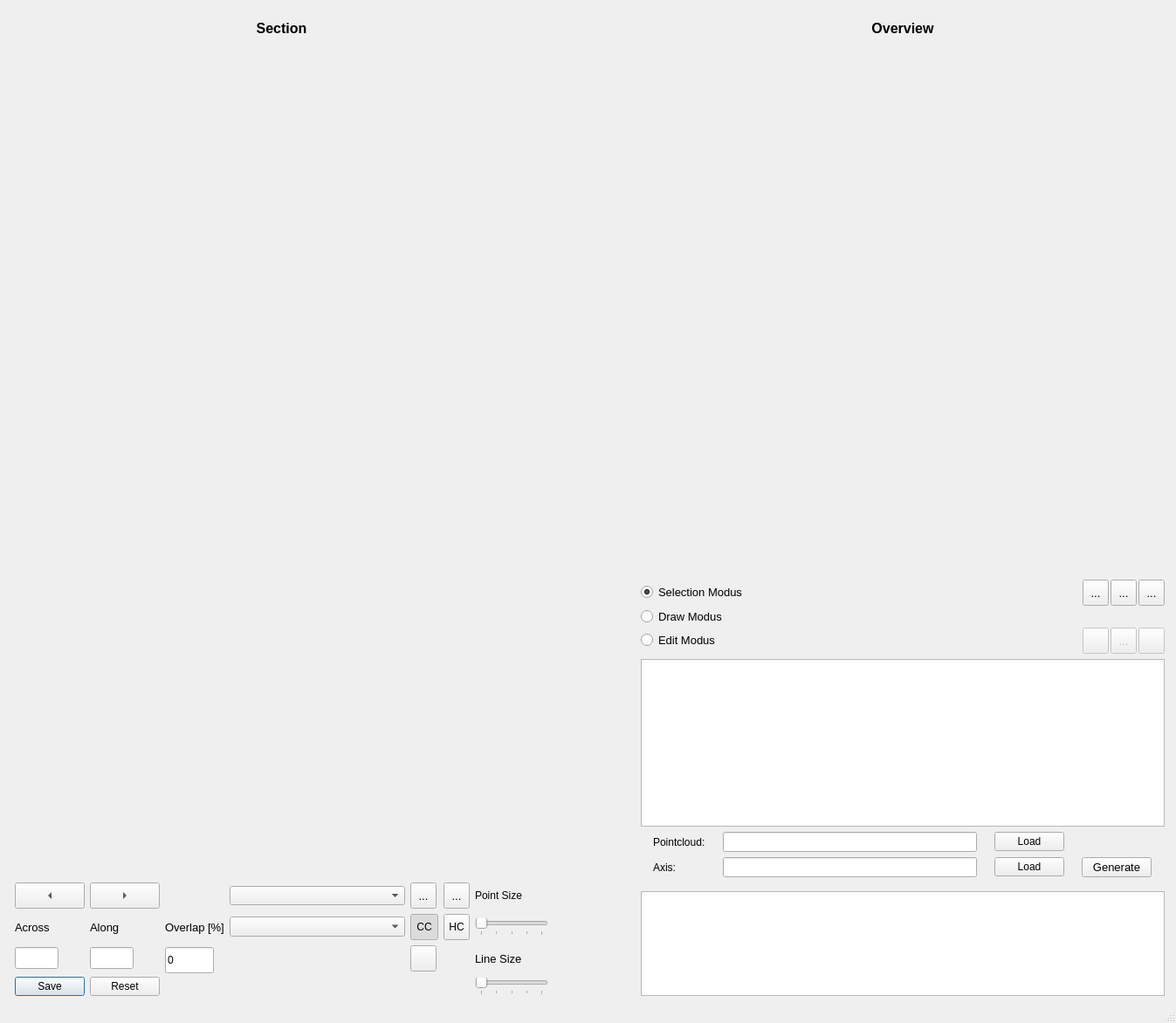
<?xml version="1.0" encoding="UTF-8"?>
<ui version="4.0">
 <class>ClassificationTool</class>
 <widget class="QMainWindow" name="ClassificationTool">
  <property name="geometry">
   <rect>
    <x>0</x>
    <y>0</y>
    <width>1347</width>
    <height>1172</height>
   </rect>
  </property>
  <property name="font">
   <font>
    <pointsize>10</pointsize>
   </font>
  </property>
  <property name="windowTitle">
   <string>MainWindow</string>
  </property>
  <widget class="QWidget" name="centralwidget">
   <layout class="QHBoxLayout" name="horizontalLayout_3">
    <item>
     <layout class="QHBoxLayout" name="horizontalLayout_2">
      <property name="sizeConstraint">
       <enum>QLayout::SetDefaultConstraint</enum>
      </property>
      <property name="leftMargin">
       <number>4</number>
      </property>
      <property name="topMargin">
       <number>4</number>
      </property>
      <property name="rightMargin">
       <number>4</number>
      </property>
      <item>
       <layout class="QVBoxLayout" name="verticalLayout_3">
        <property name="sizeConstraint">
         <enum>QLayout::SetFixedSize</enum>
        </property>
        <property name="leftMargin">
         <number>4</number>
        </property>
        <item>
         <spacer name="verticalSpacer_4">
          <property name="orientation">
           <enum>Qt::Vertical</enum>
          </property>
          <property name="sizeType">
           <enum>QSizePolicy::Fixed</enum>
          </property>
          <property name="sizeHint" stdset="0">
           <size>
            <width>20</width>
            <height>10</height>
           </size>
          </property>
         </spacer>
        </item>
        <item>
         <widget class="QLabel" name="label_3">
          <property name="sizePolicy">
           <sizepolicy hsizetype="Minimum" vsizetype="Fixed">
            <horstretch>0</horstretch>
            <verstretch>0</verstretch>
           </sizepolicy>
          </property>
          <property name="minimumSize">
           <size>
            <width>20</width>
            <height>0</height>
           </size>
          </property>
          <property name="font">
           <font>
            <pointsize>12</pointsize>
            <weight>75</weight>
            <bold>true</bold>
           </font>
          </property>
          <property name="text">
           <string>Section</string>
          </property>
          <property name="alignment">
           <set>Qt::AlignCenter</set>
          </property>
         </widget>
        </item>
        <item>
         <layout class="QVBoxLayout" name="verticalLayout_5"/>
        </item>
        <item>
         <widget class="DrawWidget" name="Section" native="true">
          <property name="enabled">
           <bool>true</bool>
          </property>
          <property name="sizePolicy">
           <sizepolicy hsizetype="Maximum" vsizetype="Maximum">
            <horstretch>0</horstretch>
            <verstretch>0</verstretch>
           </sizepolicy>
          </property>
          <property name="minimumSize">
           <size>
            <width>600</width>
            <height>300</height>
           </size>
          </property>
          <property name="maximumSize">
           <size>
            <width>6000</width>
            <height>3000</height>
           </size>
          </property>
          <property name="sizeIncrement">
           <size>
            <width>600</width>
            <height>300</height>
           </size>
          </property>
          <property name="baseSize">
           <size>
            <width>600</width>
            <height>300</height>
           </size>
          </property>
          <property name="mouseTracking">
           <bool>false</bool>
          </property>
          <property name="focusPolicy">
           <enum>Qt::StrongFocus</enum>
          </property>
         </widget>
        </item>
        <item>
         <spacer name="verticalSpacer_7">
          <property name="orientation">
           <enum>Qt::Vertical</enum>
          </property>
          <property name="sizeType">
           <enum>QSizePolicy::Minimum</enum>
          </property>
          <property name="sizeHint" stdset="0">
           <size>
            <width>20</width>
            <height>10</height>
           </size>
          </property>
         </spacer>
        </item>
        <item>
         <layout class="QGridLayout" name="gridLayout_2">
          <item row="2" column="6">
           <widget class="QToolButton" name="PointSelection">
            <property name="minimumSize">
             <size>
              <width>30</width>
              <height>30</height>
             </size>
            </property>
            <property name="toolTip">
             <string>dynamic point labelling</string>
            </property>
            <property name="text">
             <string>...</string>
            </property>
            <property name="icon">
             <iconset>
              <normaloff>Graphics/Pinsel.png</normaloff>Graphics/Pinsel.png</iconset>
            </property>
            <property name="iconSize">
             <size>
              <width>20</width>
              <height>20</height>
             </size>
            </property>
            <property name="checkable">
             <bool>true</bool>
            </property>
           </widget>
          </item>
          <item row="2" column="0">
           <widget class="QToolButton" name="Previous">
            <property name="sizePolicy">
             <sizepolicy hsizetype="Minimum" vsizetype="Minimum">
              <horstretch>0</horstretch>
              <verstretch>0</verstretch>
             </sizepolicy>
            </property>
            <property name="minimumSize">
             <size>
              <width>30</width>
              <height>30</height>
             </size>
            </property>
            <property name="toolTip">
             <string>Previous Section</string>
            </property>
            <property name="text">
             <string>...</string>
            </property>
            <property name="arrowType">
             <enum>Qt::LeftArrow</enum>
            </property>
           </widget>
          </item>
          <item row="2" column="8">
           <layout class="QHBoxLayout" name="horizontalLayout">
            <item>
             <widget class="QLabel" name="label_2">
              <property name="sizePolicy">
               <sizepolicy hsizetype="Minimum" vsizetype="Minimum">
                <horstretch>0</horstretch>
                <verstretch>0</verstretch>
               </sizepolicy>
              </property>
              <property name="minimumSize">
               <size>
                <width>0</width>
                <height>0</height>
               </size>
              </property>
              <property name="font">
               <font>
                <pointsize>9</pointsize>
               </font>
              </property>
              <property name="text">
               <string>Point Size</string>
              </property>
             </widget>
            </item>
           </layout>
          </item>
          <item row="2" column="3">
           <widget class="QComboBox" name="ClassList">
            <property name="sizePolicy">
             <sizepolicy hsizetype="Expanding" vsizetype="Fixed">
              <horstretch>0</horstretch>
              <verstretch>0</verstretch>
             </sizepolicy>
            </property>
            <property name="font">
             <font>
              <pointsize>9</pointsize>
             </font>
            </property>
            <property name="toolTip">
             <string>Selection of classes</string>
            </property>
            <property name="currentText">
             <string/>
            </property>
            <property name="insertPolicy">
             <enum>QComboBox::InsertAtBottom</enum>
            </property>
            <property name="sizeAdjustPolicy">
             <enum>QComboBox::AdjustToContentsOnFirstShow</enum>
            </property>
           </widget>
          </item>
          <item row="2" column="7">
           <widget class="QToolButton" name="RectangleSelection">
            <property name="minimumSize">
             <size>
              <width>30</width>
              <height>30</height>
             </size>
            </property>
            <property name="toolTip">
             <string>rectangle selection labelling</string>
            </property>
            <property name="text">
             <string>...</string>
            </property>
            <property name="icon">
             <iconset>
              <normaloff>Graphics/Rechteck.jpg</normaloff>Graphics/Rechteck.jpg</iconset>
            </property>
            <property name="iconSize">
             <size>
              <width>20</width>
              <height>20</height>
             </size>
            </property>
            <property name="checkable">
             <bool>true</bool>
            </property>
            <property name="toolButtonStyle">
             <enum>Qt::ToolButtonIconOnly</enum>
            </property>
            <property name="arrowType">
             <enum>Qt::NoArrow</enum>
            </property>
           </widget>
          </item>
          <item row="2" column="1">
           <widget class="QToolButton" name="Next">
            <property name="sizePolicy">
             <sizepolicy hsizetype="Minimum" vsizetype="Minimum">
              <horstretch>0</horstretch>
              <verstretch>0</verstretch>
             </sizepolicy>
            </property>
            <property name="minimumSize">
             <size>
              <width>30</width>
              <height>30</height>
             </size>
            </property>
            <property name="toolTip">
             <string>Next Section</string>
            </property>
            <property name="text">
             <string>...</string>
            </property>
            <property name="arrowType">
             <enum>Qt::RightArrow</enum>
            </property>
           </widget>
          </item>
          <item row="4" column="8">
           <widget class="QLabel" name="label_8">
            <property name="sizePolicy">
             <sizepolicy hsizetype="Minimum" vsizetype="Minimum">
              <horstretch>0</horstretch>
              <verstretch>0</verstretch>
             </sizepolicy>
            </property>
            <property name="text">
             <string>Line Size</string>
            </property>
           </widget>
          </item>
          <item row="3" column="2">
           <widget class="QLabel" name="label_7">
            <property name="text">
             <string>Overlap [%]</string>
            </property>
           </widget>
          </item>
          <item row="3" column="8">
           <widget class="QSlider" name="PointSize">
            <property name="sizePolicy">
             <sizepolicy hsizetype="Minimum" vsizetype="Fixed">
              <horstretch>0</horstretch>
              <verstretch>0</verstretch>
             </sizepolicy>
            </property>
            <property name="minimumSize">
             <size>
              <width>0</width>
              <height>0</height>
             </size>
            </property>
            <property name="maximumSize">
             <size>
              <width>16777215</width>
              <height>16777215</height>
             </size>
            </property>
            <property name="toolTip">
             <string>Change the pointsize</string>
            </property>
            <property name="minimum">
             <number>1</number>
            </property>
            <property name="maximum">
             <number>5</number>
            </property>
            <property name="pageStep">
             <number>5</number>
            </property>
            <property name="value">
             <number>1</number>
            </property>
            <property name="sliderPosition">
             <number>1</number>
            </property>
            <property name="orientation">
             <enum>Qt::Horizontal</enum>
            </property>
            <property name="tickPosition">
             <enum>QSlider::TicksBelow</enum>
            </property>
            <property name="tickInterval">
             <number>1</number>
            </property>
           </widget>
          </item>
          <item row="7" column="8">
           <widget class="QSlider" name="LineSize">
            <property name="sizePolicy">
             <sizepolicy hsizetype="Minimum" vsizetype="Fixed">
              <horstretch>0</horstretch>
              <verstretch>0</verstretch>
             </sizepolicy>
            </property>
            <property name="toolTip">
             <string>Change the linewidth of the shown axis and section</string>
            </property>
            <property name="minimum">
             <number>1</number>
            </property>
            <property name="maximum">
             <number>5</number>
            </property>
            <property name="orientation">
             <enum>Qt::Horizontal</enum>
            </property>
            <property name="tickPosition">
             <enum>QSlider::TicksBelow</enum>
            </property>
            <property name="tickInterval">
             <number>1</number>
            </property>
           </widget>
          </item>
          <item row="3" column="3">
           <widget class="QComboBox" name="knnPrediction">
            <property name="sizePolicy">
             <sizepolicy hsizetype="Expanding" vsizetype="Fixed">
              <horstretch>0</horstretch>
              <verstretch>0</verstretch>
             </sizepolicy>
            </property>
            <property name="minimumSize">
             <size>
              <width>60</width>
              <height>19</height>
             </size>
            </property>
           </widget>
          </item>
          <item row="3" column="1">
           <widget class="QLabel" name="label_6">
            <property name="text">
             <string>Along</string>
            </property>
           </widget>
          </item>
          <item row="3" column="0">
           <widget class="QLabel" name="label_5">
            <property name="text">
             <string>Across</string>
            </property>
           </widget>
          </item>
          <item row="7" column="1">
           <widget class="QPushButton" name="Reset">
            <property name="font">
             <font>
              <pointsize>9</pointsize>
             </font>
            </property>
            <property name="text">
             <string>Reset</string>
            </property>
           </widget>
          </item>
          <item row="7" column="0">
           <widget class="QPushButton" name="Save">
            <property name="font">
             <font>
              <pointsize>9</pointsize>
             </font>
            </property>
            <property name="text">
             <string>Save</string>
            </property>
            <property name="default">
             <bool>true</bool>
            </property>
           </widget>
          </item>
          <item row="2" column="2">
           <layout class="QVBoxLayout" name="verticalLayout_4"/>
          </item>
          <item row="4" column="2">
           <widget class="QLineEdit" name="overlap_section">
            <property name="enabled">
             <bool>true</bool>
            </property>
            <property name="sizePolicy">
             <sizepolicy hsizetype="Fixed" vsizetype="Minimum">
              <horstretch>0</horstretch>
              <verstretch>0</verstretch>
             </sizepolicy>
            </property>
            <property name="minimumSize">
             <size>
              <width>56</width>
              <height>30</height>
             </size>
            </property>
            <property name="maximumSize">
             <size>
              <width>50</width>
              <height>25</height>
             </size>
            </property>
            <property name="font">
             <font>
              <pointsize>9</pointsize>
             </font>
            </property>
            <property name="text">
             <string>0</string>
            </property>
           </widget>
          </item>
          <item row="3" column="6">
           <widget class="QToolButton" name="ClassColor">
            <property name="sizePolicy">
             <sizepolicy hsizetype="Fixed" vsizetype="Fixed">
              <horstretch>0</horstretch>
              <verstretch>0</verstretch>
             </sizepolicy>
            </property>
            <property name="minimumSize">
             <size>
              <width>30</width>
              <height>30</height>
             </size>
            </property>
            <property name="font">
             <font>
              <pointsize>9</pointsize>
             </font>
            </property>
            <property name="toolTip">
             <string>colorise the points according to their classes</string>
            </property>
            <property name="text">
             <string>CC</string>
            </property>
            <property name="checkable">
             <bool>true</bool>
            </property>
            <property name="checked">
             <bool>true</bool>
            </property>
           </widget>
          </item>
          <item row="4" column="0">
           <widget class="QLineEdit" name="across_section">
            <property name="sizePolicy">
             <sizepolicy hsizetype="Minimum" vsizetype="Minimum">
              <horstretch>0</horstretch>
              <verstretch>0</verstretch>
             </sizepolicy>
            </property>
            <property name="minimumSize">
             <size>
              <width>50</width>
              <height>25</height>
             </size>
            </property>
            <property name="maximumSize">
             <size>
              <width>50</width>
              <height>25</height>
             </size>
            </property>
            <property name="font">
             <font>
              <pointsize>9</pointsize>
             </font>
            </property>
            <property name="text">
             <string/>
            </property>
           </widget>
          </item>
          <item row="4" column="1">
           <widget class="QLineEdit" name="along_section">
            <property name="sizePolicy">
             <sizepolicy hsizetype="Minimum" vsizetype="Minimum">
              <horstretch>0</horstretch>
              <verstretch>0</verstretch>
             </sizepolicy>
            </property>
            <property name="minimumSize">
             <size>
              <width>50</width>
              <height>25</height>
             </size>
            </property>
            <property name="maximumSize">
             <size>
              <width>50</width>
              <height>25</height>
             </size>
            </property>
            <property name="font">
             <font>
              <pointsize>9</pointsize>
             </font>
            </property>
            <property name="focusPolicy">
             <enum>Qt::StrongFocus</enum>
            </property>
            <property name="text">
             <string/>
            </property>
           </widget>
          </item>
          <item row="4" column="6">
           <widget class="QToolButton" name="OrthoView">
            <property name="sizePolicy">
             <sizepolicy hsizetype="Fixed" vsizetype="Fixed">
              <horstretch>0</horstretch>
              <verstretch>0</verstretch>
             </sizepolicy>
            </property>
            <property name="minimumSize">
             <size>
              <width>30</width>
              <height>30</height>
             </size>
            </property>
            <property name="toolTip">
             <string>aligns the polygon orthogonally to the axis again</string>
            </property>
            <property name="text">
             <string/>
            </property>
            <property name="icon">
             <iconset>
              <normaloff>Graphics/Orthogonal.png</normaloff>Graphics/Orthogonal.png</iconset>
            </property>
            <property name="iconSize">
             <size>
              <width>20</width>
              <height>20</height>
             </size>
            </property>
            <property name="checkable">
             <bool>false</bool>
            </property>
            <property name="checked">
             <bool>false</bool>
            </property>
           </widget>
          </item>
          <item row="3" column="7">
           <widget class="QToolButton" name="HightColor">
            <property name="sizePolicy">
             <sizepolicy hsizetype="Fixed" vsizetype="Fixed">
              <horstretch>30</horstretch>
              <verstretch>30</verstretch>
             </sizepolicy>
            </property>
            <property name="minimumSize">
             <size>
              <width>30</width>
              <height>30</height>
             </size>
            </property>
            <property name="font">
             <font>
              <pointsize>9</pointsize>
             </font>
            </property>
            <property name="mouseTracking">
             <bool>true</bool>
            </property>
            <property name="focusPolicy">
             <enum>Qt::WheelFocus</enum>
            </property>
            <property name="toolTip">
             <string>colorise the points according to their relative hight inside the section</string>
            </property>
            <property name="toolTipDuration">
             <number>-1</number>
            </property>
            <property name="whatsThis">
             <string/>
            </property>
            <property name="text">
             <string>HC</string>
            </property>
            <property name="checkable">
             <bool>true</bool>
            </property>
            <property name="checked">
             <bool>false</bool>
            </property>
            <property name="autoRepeat">
             <bool>false</bool>
            </property>
           </widget>
          </item>
         </layout>
        </item>
       </layout>
      </item>
      <item>
       <spacer name="horizontalSpacer">
        <property name="orientation">
         <enum>Qt::Horizontal</enum>
        </property>
        <property name="sizeType">
         <enum>QSizePolicy::Minimum</enum>
        </property>
        <property name="sizeHint" stdset="0">
         <size>
          <width>100</width>
          <height>20</height>
         </size>
        </property>
       </spacer>
      </item>
      <item>
       <layout class="QVBoxLayout" name="verticalLayout_2">
        <property name="sizeConstraint">
         <enum>QLayout::SetMinAndMaxSize</enum>
        </property>
        <item>
         <spacer name="verticalSpacer">
          <property name="orientation">
           <enum>Qt::Vertical</enum>
          </property>
          <property name="sizeType">
           <enum>QSizePolicy::Fixed</enum>
          </property>
          <property name="sizeHint" stdset="0">
           <size>
            <width>20</width>
            <height>10</height>
           </size>
          </property>
         </spacer>
        </item>
        <item>
         <widget class="QLabel" name="label_4">
          <property name="sizePolicy">
           <sizepolicy hsizetype="Minimum" vsizetype="Fixed">
            <horstretch>0</horstretch>
            <verstretch>0</verstretch>
           </sizepolicy>
          </property>
          <property name="font">
           <font>
            <family>MS Shell Dlg 2</family>
            <pointsize>12</pointsize>
            <weight>75</weight>
            <italic>false</italic>
            <bold>true</bold>
            <kerning>true</kerning>
           </font>
          </property>
          <property name="text">
           <string>Overview</string>
          </property>
          <property name="textFormat">
           <enum>Qt::AutoText</enum>
          </property>
          <property name="alignment">
           <set>Qt::AlignCenter</set>
          </property>
         </widget>
        </item>
        <item>
         <layout class="QVBoxLayout" name="verticalLayout">
          <property name="sizeConstraint">
           <enum>QLayout::SetMinAndMaxSize</enum>
          </property>
          <item>
           <widget class="OverviewWidget" name="Overview" native="true">
            <property name="sizePolicy">
             <sizepolicy hsizetype="Minimum" vsizetype="Minimum">
              <horstretch>0</horstretch>
              <verstretch>0</verstretch>
             </sizepolicy>
            </property>
            <property name="minimumSize">
             <size>
              <width>600</width>
              <height>600</height>
             </size>
            </property>
            <property name="maximumSize">
             <size>
              <width>900</width>
              <height>600</height>
             </size>
            </property>
            <property name="cursor">
             <cursorShape>CrossCursor</cursorShape>
            </property>
            <property name="autoFillBackground">
             <bool>false</bool>
            </property>
            <property name="styleSheet">
             <string notr="true">border-color: qlineargradient(spread:pad, x1:0, y1:0, x2:1, y2:0, stop:0 rgba(219, 88, 104, 255), stop:1 rgba(255, 255, 255, 255));
color: rgb(0, 255, 255);</string>
            </property>
           </widget>
          </item>
          <item>
           <spacer name="verticalSpacer_2">
            <property name="orientation">
             <enum>Qt::Vertical</enum>
            </property>
            <property name="sizeType">
             <enum>QSizePolicy::Fixed</enum>
            </property>
            <property name="sizeHint" stdset="0">
             <size>
              <width>20</width>
              <height>10</height>
             </size>
            </property>
           </spacer>
          </item>
          <item>
           <layout class="QGridLayout" name="gridLayout_6">
            <property name="spacing">
             <number>2</number>
            </property>
            <item row="4" column="0">
             <widget class="QRadioButton" name="EditMode">
              <property name="sizePolicy">
               <sizepolicy hsizetype="Minimum" vsizetype="Fixed">
                <horstretch>0</horstretch>
                <verstretch>0</verstretch>
               </sizepolicy>
              </property>
              <property name="minimumSize">
               <size>
                <width>10</width>
                <height>0</height>
               </size>
              </property>
              <property name="text">
               <string>Edit Modus</string>
              </property>
             </widget>
            </item>
            <item row="2" column="0">
             <widget class="QRadioButton" name="SelectionMode">
              <property name="toolTip">
               <string>Change of the active axis</string>
              </property>
              <property name="text">
               <string>Selection Modus</string>
              </property>
              <property name="checked">
               <bool>true</bool>
              </property>
             </widget>
            </item>
            <item row="4" column="3">
             <widget class="QToolButton" name="Insert">
              <property name="enabled">
               <bool>false</bool>
              </property>
              <property name="sizePolicy">
               <sizepolicy hsizetype="Fixed" vsizetype="Fixed">
                <horstretch>0</horstretch>
                <verstretch>0</verstretch>
               </sizepolicy>
              </property>
              <property name="minimumSize">
               <size>
                <width>30</width>
                <height>30</height>
               </size>
              </property>
              <property name="text">
               <string/>
              </property>
              <property name="icon">
               <iconset>
                <normaloff>Graphics/Insert.png</normaloff>Graphics/Insert.png</iconset>
              </property>
              <property name="checkable">
               <bool>true</bool>
              </property>
             </widget>
            </item>
            <item row="2" column="11">
             <layout class="QGridLayout" name="gridLayout_4">
              <item row="0" column="0">
               <widget class="QToolButton" name="ZoomAll">
                <property name="minimumSize">
                 <size>
                  <width>30</width>
                  <height>30</height>
                 </size>
                </property>
                <property name="toolTip">
                 <string extracomment="Zoom on Layer"/>
                </property>
                <property name="text">
                 <string>...</string>
                </property>
                <property name="icon">
                 <iconset>
                  <normaloff>Graphics/zoomall.png</normaloff>Graphics/zoomall.png</iconset>
                </property>
               </widget>
              </item>
             </layout>
            </item>
            <item row="3" column="0">
             <widget class="QRadioButton" name="DrawMode">
              <property name="sizePolicy">
               <sizepolicy hsizetype="Minimum" vsizetype="Fixed">
                <horstretch>0</horstretch>
                <verstretch>0</verstretch>
               </sizepolicy>
              </property>
              <property name="minimumSize">
               <size>
                <width>10</width>
                <height>0</height>
               </size>
              </property>
              <property name="toolTip">
               <string>Draw and add a new axis</string>
              </property>
              <property name="text">
               <string>Draw Modus</string>
              </property>
             </widget>
            </item>
            <item row="4" column="4">
             <widget class="QToolButton" name="Delete">
              <property name="enabled">
               <bool>false</bool>
              </property>
              <property name="minimumSize">
               <size>
                <width>30</width>
                <height>30</height>
               </size>
              </property>
              <property name="text">
               <string>...</string>
              </property>
              <property name="icon">
               <iconset>
                <normaloff>Graphics/Delete.png</normaloff>Graphics/Delete.png</iconset>
              </property>
              <property name="iconSize">
               <size>
                <width>16</width>
                <height>16</height>
               </size>
              </property>
              <property name="checkable">
               <bool>true</bool>
              </property>
             </widget>
            </item>
            <item row="4" column="11">
             <widget class="QToolButton" name="Move">
              <property name="enabled">
               <bool>false</bool>
              </property>
              <property name="minimumSize">
               <size>
                <width>30</width>
                <height>30</height>
               </size>
              </property>
              <property name="text">
               <string/>
              </property>
              <property name="icon">
               <iconset>
                <normaloff>Graphics/Move.png</normaloff>Graphics/Move.png</iconset>
              </property>
              <property name="iconSize">
               <size>
                <width>16</width>
                <height>16</height>
               </size>
              </property>
              <property name="checkable">
               <bool>true</bool>
              </property>
             </widget>
            </item>
            <item row="2" column="3">
             <widget class="QToolButton" name="ZoomIn">
              <property name="sizePolicy">
               <sizepolicy hsizetype="Fixed" vsizetype="Fixed">
                <horstretch>0</horstretch>
                <verstretch>0</verstretch>
               </sizepolicy>
              </property>
              <property name="minimumSize">
               <size>
                <width>30</width>
                <height>30</height>
               </size>
              </property>
              <property name="toolTip">
               <string extracomment="Zoom In"/>
              </property>
              <property name="text">
               <string>...</string>
              </property>
              <property name="icon">
               <iconset>
                <normaloff>Graphics/zoomin.jpg</normaloff>Graphics/zoomin.jpg</iconset>
              </property>
             </widget>
            </item>
            <item row="2" column="4">
             <widget class="QToolButton" name="ZoomOut">
              <property name="minimumSize">
               <size>
                <width>30</width>
                <height>30</height>
               </size>
              </property>
              <property name="toolTip">
               <string extracomment="Zoom Out"/>
              </property>
              <property name="text">
               <string>...</string>
              </property>
              <property name="icon">
               <iconset>
                <normaloff>Graphics/zoomout.png</normaloff>Graphics/zoomout.png</iconset>
              </property>
             </widget>
            </item>
           </layout>
          </item>
          <item>
           <widget class="QListWidget" name="AxisView">
            <property name="sizePolicy">
             <sizepolicy hsizetype="Minimum" vsizetype="Minimum">
              <horstretch>0</horstretch>
              <verstretch>0</verstretch>
             </sizepolicy>
            </property>
            <property name="minimumSize">
             <size>
              <width>600</width>
              <height>120</height>
             </size>
            </property>
            <property name="selectionMode">
             <enum>QAbstractItemView::MultiSelection</enum>
            </property>
           </widget>
          </item>
          <item>
           <layout class="QGridLayout" name="gridLayout_3">
            <item row="1" column="3">
             <widget class="QLineEdit" name="PathToFile">
              <property name="sizePolicy">
               <sizepolicy hsizetype="Fixed" vsizetype="Fixed">
                <horstretch>0</horstretch>
                <verstretch>0</verstretch>
               </sizepolicy>
              </property>
              <property name="minimumSize">
               <size>
                <width>291</width>
                <height>19</height>
               </size>
              </property>
             </widget>
            </item>
            <item row="2" column="0">
             <widget class="QLabel" name="label">
              <property name="enabled">
               <bool>true</bool>
              </property>
              <property name="sizePolicy">
               <sizepolicy hsizetype="Fixed" vsizetype="Fixed">
                <horstretch>0</horstretch>
                <verstretch>0</verstretch>
               </sizepolicy>
              </property>
              <property name="minimumSize">
               <size>
                <width>50</width>
                <height>19</height>
               </size>
              </property>
              <property name="sizeIncrement">
               <size>
                <width>50</width>
                <height>19</height>
               </size>
              </property>
              <property name="baseSize">
               <size>
                <width>50</width>
                <height>19</height>
               </size>
              </property>
              <property name="font">
               <font>
                <pointsize>9</pointsize>
               </font>
              </property>
              <property name="text">
               <string>Axis:</string>
              </property>
              <property name="alignment">
               <set>Qt::AlignLeading|Qt::AlignLeft|Qt::AlignVCenter</set>
              </property>
             </widget>
            </item>
            <item row="2" column="3">
             <widget class="QLineEdit" name="PathToAxisShp">
              <property name="sizePolicy">
               <sizepolicy hsizetype="Minimum" vsizetype="Minimum">
                <horstretch>0</horstretch>
                <verstretch>0</verstretch>
               </sizepolicy>
              </property>
              <property name="minimumSize">
               <size>
                <width>291</width>
                <height>19</height>
               </size>
              </property>
              <property name="baseSize">
               <size>
                <width>0</width>
                <height>0</height>
               </size>
              </property>
             </widget>
            </item>
            <item row="1" column="0">
             <layout class="QGridLayout" name="gridLayout">
              <item row="0" column="0">
               <widget class="QLabel" name="loadFile">
                <property name="sizePolicy">
                 <sizepolicy hsizetype="Fixed" vsizetype="Fixed">
                  <horstretch>0</horstretch>
                  <verstretch>0</verstretch>
                 </sizepolicy>
                </property>
                <property name="minimumSize">
                 <size>
                  <width>50</width>
                  <height>19</height>
                 </size>
                </property>
                <property name="font">
                 <font>
                  <pointsize>9</pointsize>
                 </font>
                </property>
                <property name="text">
                 <string>Pointcloud:</string>
                </property>
               </widget>
              </item>
             </layout>
            </item>
            <item row="1" column="4">
             <widget class="QPushButton" name="LoadButton">
              <property name="sizePolicy">
               <sizepolicy hsizetype="Fixed" vsizetype="Fixed">
                <horstretch>0</horstretch>
                <verstretch>0</verstretch>
               </sizepolicy>
              </property>
              <property name="minimumSize">
               <size>
                <width>56</width>
                <height>19</height>
               </size>
              </property>
              <property name="font">
               <font>
                <pointsize>9</pointsize>
               </font>
              </property>
              <property name="text">
               <string>Load</string>
              </property>
             </widget>
            </item>
            <item row="2" column="4">
             <widget class="QPushButton" name="LoadAxis">
              <property name="sizePolicy">
               <sizepolicy hsizetype="Fixed" vsizetype="Fixed">
                <horstretch>0</horstretch>
                <verstretch>0</verstretch>
               </sizepolicy>
              </property>
              <property name="minimumSize">
               <size>
                <width>56</width>
                <height>19</height>
               </size>
              </property>
              <property name="font">
               <font>
                <pointsize>9</pointsize>
               </font>
              </property>
              <property name="text">
               <string>Load</string>
              </property>
             </widget>
            </item>
            <item row="2" column="5">
             <widget class="QPushButton" name="Generate">
              <property name="sizePolicy">
               <sizepolicy hsizetype="Fixed" vsizetype="Fixed">
                <horstretch>0</horstretch>
                <verstretch>0</verstretch>
               </sizepolicy>
              </property>
              <property name="minimumSize">
               <size>
                <width>56</width>
                <height>19</height>
               </size>
              </property>
              <property name="text">
               <string>Generate</string>
              </property>
             </widget>
            </item>
           </layout>
          </item>
          <item>
           <spacer name="verticalSpacer_3">
            <property name="orientation">
             <enum>Qt::Vertical</enum>
            </property>
            <property name="sizeType">
             <enum>QSizePolicy::Fixed</enum>
            </property>
            <property name="sizeHint" stdset="0">
             <size>
              <width>20</width>
              <height>10</height>
             </size>
            </property>
           </spacer>
          </item>
          <item>
           <widget class="QListView" name="StatusMessages">
            <property name="enabled">
             <bool>true</bool>
            </property>
            <property name="sizePolicy">
             <sizepolicy hsizetype="Minimum" vsizetype="Expanding">
              <horstretch>0</horstretch>
              <verstretch>0</verstretch>
             </sizepolicy>
            </property>
            <property name="minimumSize">
             <size>
              <width>600</width>
              <height>120</height>
             </size>
            </property>
            <property name="maximumSize">
             <size>
              <width>600</width>
              <height>120</height>
             </size>
            </property>
            <property name="font">
             <font>
              <family>MS Shell Dlg 2</family>
             </font>
            </property>
            <property name="autoFillBackground">
             <bool>false</bool>
            </property>
            <property name="editTriggers">
             <set>QAbstractItemView::NoEditTriggers</set>
            </property>
            <property name="showDropIndicator" stdset="0">
             <bool>false</bool>
            </property>
            <property name="selectionMode">
             <enum>QAbstractItemView::NoSelection</enum>
            </property>
           </widget>
          </item>
         </layout>
        </item>
       </layout>
      </item>
     </layout>
    </item>
   </layout>
  </widget>
  <widget class="QMenuBar" name="menubar">
   <property name="geometry">
    <rect>
     <x>0</x>
     <y>0</y>
     <width>1347</width>
     <height>21</height>
    </rect>
   </property>
  </widget>
  <widget class="QStatusBar" name="statusbar"/>
 </widget>
 <customwidgets>
  <customwidget>
   <class>DrawWidget</class>
   <extends>QWidget</extends>
   <header>DrawWidget</header>
   <container>1</container>
  </customwidget>
  <customwidget>
   <class>OverviewWidget</class>
   <extends>QWidget</extends>
   <header>OverviewWidget</header>
   <container>1</container>
  </customwidget>
 </customwidgets>
 <tabstops>
  <tabstop>across_section</tabstop>
  <tabstop>along_section</tabstop>
  <tabstop>overlap_section</tabstop>
  <tabstop>Save</tabstop>
  <tabstop>Reset</tabstop>
  <tabstop>Previous</tabstop>
  <tabstop>Next</tabstop>
  <tabstop>ClassList</tabstop>
  <tabstop>PointSelection</tabstop>
  <tabstop>RectangleSelection</tabstop>
  <tabstop>knnPrediction</tabstop>
  <tabstop>Section</tabstop>
  <tabstop>LoadButton</tabstop>
  <tabstop>StatusMessages</tabstop>
  <tabstop>HightColor</tabstop>
  <tabstop>PointSize</tabstop>
  <tabstop>OrthoView</tabstop>
  <tabstop>LoadAxis</tabstop>
  <tabstop>ClassColor</tabstop>
  <tabstop>PathToAxisShp</tabstop>
  <tabstop>PathToFile</tabstop>
 </tabstops>
 <resources/>
 <connections/>
</ui>
